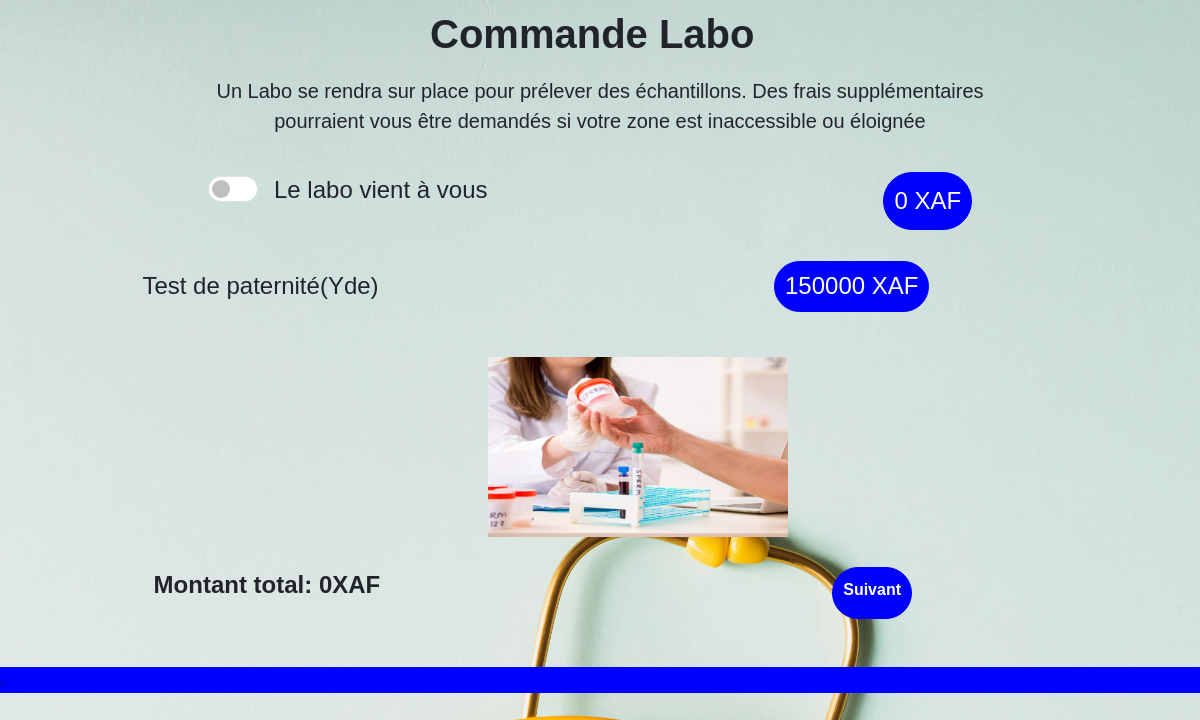
/exams_option/3/ (signed in), run on the app's committed database.
### teleconsult_app/models.py (models this page shows)
class Exams(models.Model):
    nom = models.CharField(max_length=100)
    prix = models.IntegerField()
    photo = models.ImageField(upload_to='images/')
    deplacement = models.IntegerField(blank=True, default=0)
    total = models.IntegerField(default=0)

### teleconsult_app/views.py (the view)
# urls.py: path('exams_option/<int:id>/', views.exams_option, name='exams_option'),
@login_required
def exams_option(request, id):
    element = Exams.objects.get(id=id)
    exams = Exams.objects.all()
    return render(request, 'exams_option.html', {'element':element, 'exams': exams})

### teleconsult_app/templates/exams_option.html (shortened to what this page needs)
{% load static %}
<!DOCTYPE html>
<html lang="en">
<head>
    <link rel="stylesheet" href="{% static 'css/exams_option.css' %}">
    <link rel="stylesheet" href="{% static 'css/bootstrap.min.css' %}">
</head>
<body>
    <h1 class="title">Commande Labo</h1>
    <p class="info">Un Labo se rendra sur place pour prélever des échantillons. Des frais supplémentaires pourraient vous être demandés si votre zone est inaccessible ou éloignée</p>
<form method="post" action="{% url 'deplacement' element.id %}">
    <div class="form-check form-switch pb-3">
        <input class="form-check-input pt-4 pe-5 ms-5" type="checkbox" role="switch" id="flexSwitchCheckDefault" name="labo_switch" {% if element.deplacement == 2000 %} checked {% endif %} onchange="this.form.submit()">
        <label class="form-check-label fs-4 ms-3" for="flexSwitchCheckDefault">
            Le labo vient à vous <span class="price1 rounded-pill text-white">{{ element.deplacement }} XAF</span>
        </label>
    </div>
</form>
    <div class="container mt-5 mb-5">
        {% if element in exams %}
            <h4 id="examName" class="pb-5 examname" >{{element.nom}}</h4>
            <h4 id="examprice" class="price2 rounded-pill text-white">{{element.prix}} XAF</h4>
            <img id="examImage" alt="Image de l'examen" src="{% static 'images/' %}{{ element.photo }}">
            <div id="examDetails" class="detail">
                <p id="totalPrice" class="fw-bold fs-4">Montant total: {{ element.total }}XAF </p>
                <a href="https://demo.campay.net/pay/frais-de-consultation-4235-1729426220-XXP/" class="paiement rounded-pill">Suivant</a>
            </div>
        {% endif %}
    </div>
    <div class="dec">
    </div>
</body>
</html>

### teleconsult_app/static/css/exams_option.css (style rules this page uses)
* { margin: 0; padding: 0; box-sizing: border-box; font-family: "poppins", sans-serif; }
body { margin-left: 10% ; margin-right: 10% ; background-image: url(./../images/pexels-karolina-grabowska-4386464.jpg); background-size: cover; background-attachment: fixed; }
.title { margin-left: 35%; padding: 10px; font-weight: bold; }
.price1 { position: absolute; margin-left: 33%; }
.price2 { position: absolute; margin-left: 61%; margin-top: -8%; }
.info { padding-bottom: 20px; margin-left: 15%; margin-right: 15%; text-align: center; font-size: 20px; }
.rounded-pill { border: 1px solid blue; padding: 10px; background-color: blue; }
img { margin-left: 40%; width: 300px !important; height: 180px; }
.detail { margin-left: 10%; padding-top: 30px; display: flex; flex-direction: row; }
.paiement { margin-left: 45%; text-decoration: none; font-weight: bold; color: white; }
.form-switch { margin-left: 10%; }
.examname { margin-left: 9%; }
.dec { background-color: blue; width: 100%; padding: 1px; }

### data on the page
Exams: deplacement "0", nom "Test de paternité(Yde)", prix "150000", photo (picture), total "0"
